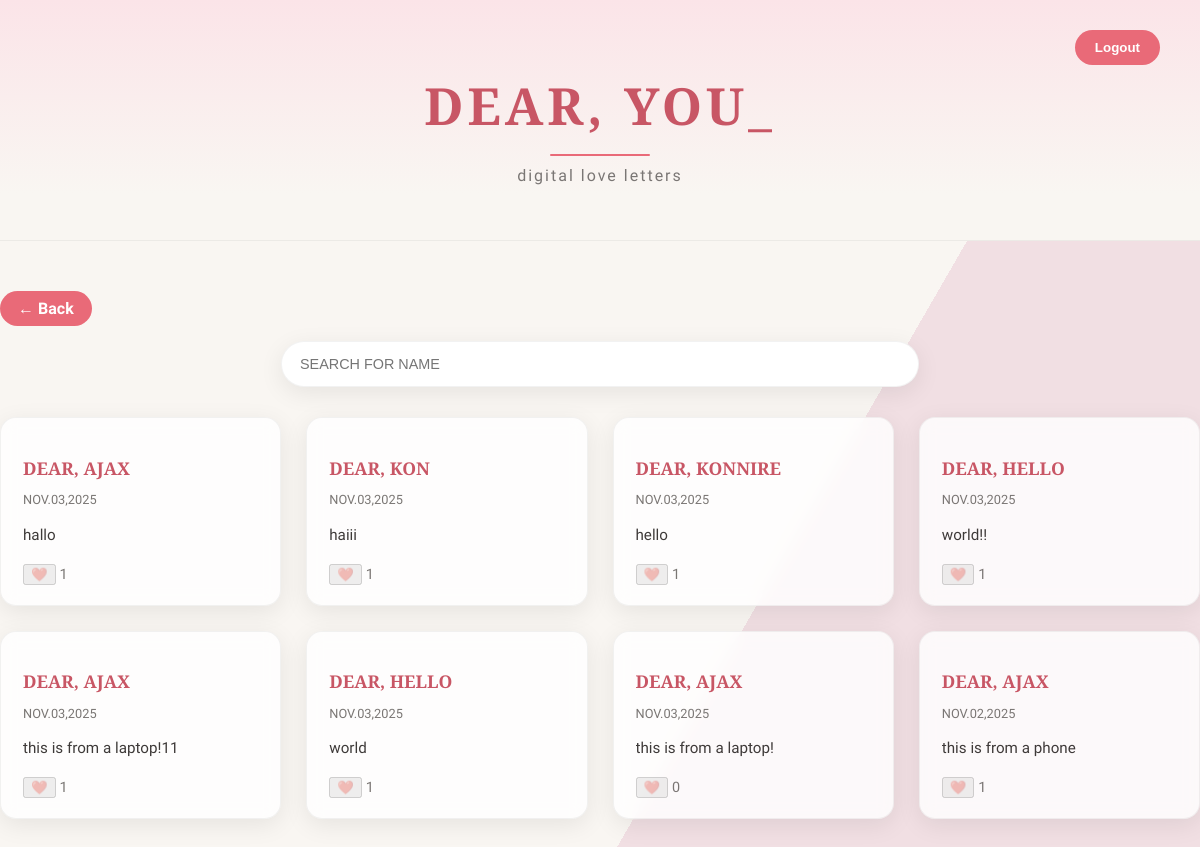
The app's page /archive (signed in), older data.
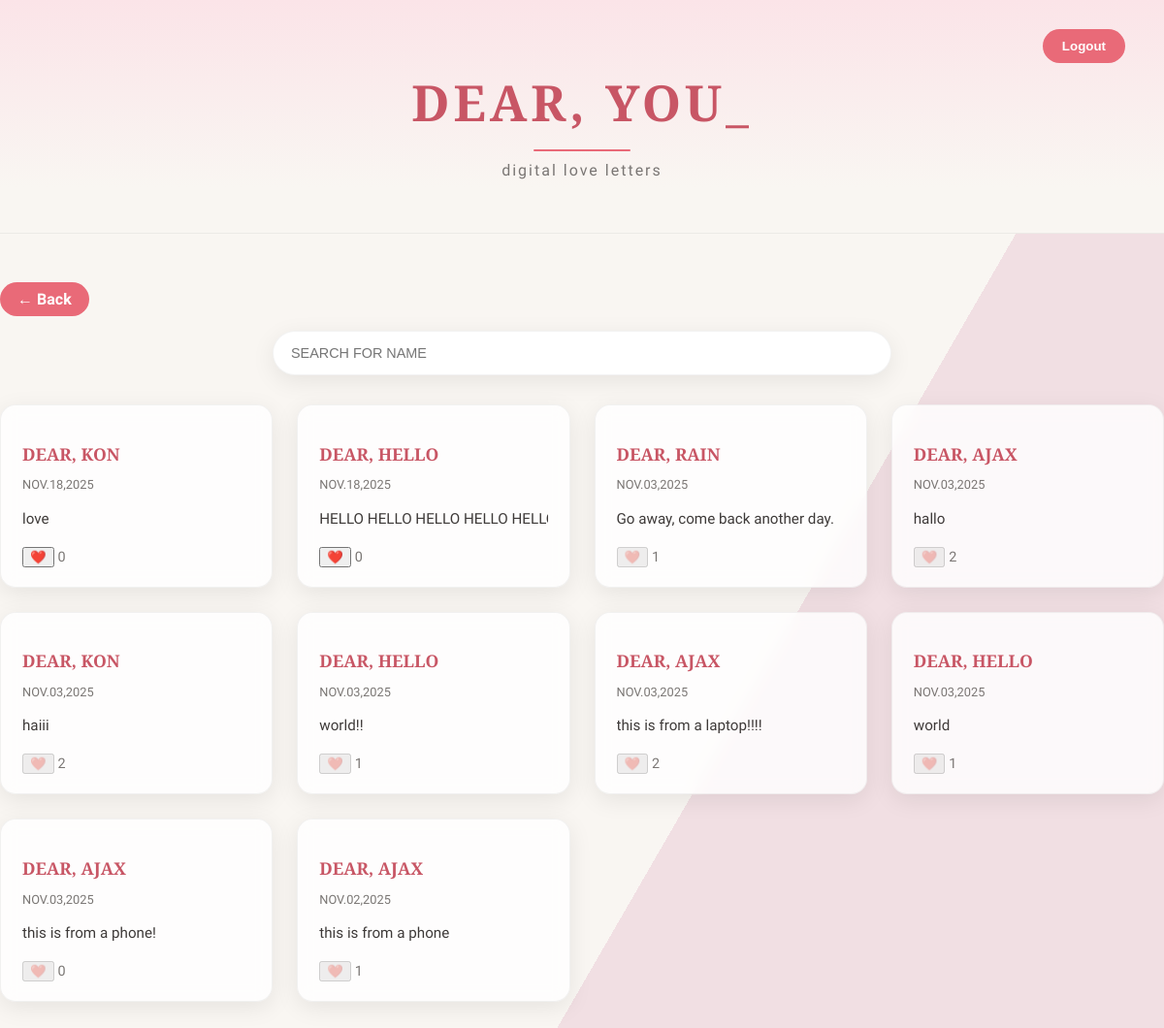
The same page, newer data.
### app.py (models this page shows)
class Letter(db.Model):
    id = db.Column(db.Integer, primary_key=True)
    recipient = db.Column(db.String(200), nullable=False)
    message = db.Column(db.Text, nullable=False)
    created = db.Column(db.DateTime, default=datetime.utcnow)
    hearts = db.Column(db.Integer, default=0)
    user_id = db.Column(db.Integer, db.ForeignKey('user.id'))

### app.py (the view)
@app.route('/archive')
def archive():
    letters = Letter.query.order_by(Letter.created.desc()).all()
    search = request.args.get('search', '').strip().lower()
    user_reactions = {r.letter_id for r in Reaction.query.filter_by(user_id=session['user_id']).all()}
    return render_template('archive.html', letters=letters, search=search, user_reactions=user_reactions)

### templates/archive.html (shortened to what this page needs)
<!DOCTYPE html>
<html lang="en">
<head>
<link rel="stylesheet" href="{{ url_for('static', filename='style.css') }}">
</head>
<body>
<header>
    <h1>DEAR, YOU_</h1>
    <div class="line"></div>
    <p class="subtext">digital love letters</p>
    <div class="auth-buttons">
        <form action="{{ url_for('logout') }}" method="GET">
            <button type="submit">Logout</button>
        </form>
    </div>
</header>
<div class="main-container">
    <div class="left-panel">
        <a href="{{ url_for('logged') }}" class="back-btn">← Back</a>
        <form method="GET" class="search-bar">
                <input type="text" name="search" placeholder="SEARCH FOR NAME" value="{{ search }}">
        </form>
        <div class="letters-grid">
            {% for letter in letters %}
                    <div class="letter-card">
                <a href="{{ url_for('display_letter_archive', letter_id=letter.id) }}" class="letter-card-link">
                        <p class="letter-title">DEAR, {{ letter.recipient|upper }}</p>
                        <p class="letter-date">{{ letter.created.strftime('%b.%d,%Y')|upper }}</p>
                        <p class="letter-message">{{ letter.message }}</p>
                </a>
                        <form action="/reactarchive/{{ letter.id }}" method="POST">
                        {% if letter.id in user_reactions %}
                        <button type="button" disabled>❤️</button>
                        {% else %} <button type="submit">❤️</button>
                        {% endif %}
                        <span class="heart-count">{{ letter.hearts }}</span>
                    </form>
                    </div>
            {% endfor %}
        </div>
    </div>
</div>
</body>
</html>

Row changes from the older to the newer data that the page shows:
removed Letter: recipient "KONNIRE", created "NOV.03,2025", message "hello", hearts "1"
added Letter: recipient "KON", created "NOV.18,2025", message "love", hearts "0"
added Letter: recipient "HELLO", created "NOV.18,2025", message "HELLO HELLO HELLO HELLO HE…", hearts "0"
added Letter: recipient "RAIN", created "NOV.03,2025", message "Go away, come back another day.", hearts "1"
changed Letter "hallo": hearts "1" → "2"
changed Letter "haiii": hearts "1" → "2"
changed Letter: message "this is from a laptop!11" → "this is from a laptop!!!!"; hearts "1" → "2"
changed Letter: message "this is from a laptop!" → "this is from a phone!"
